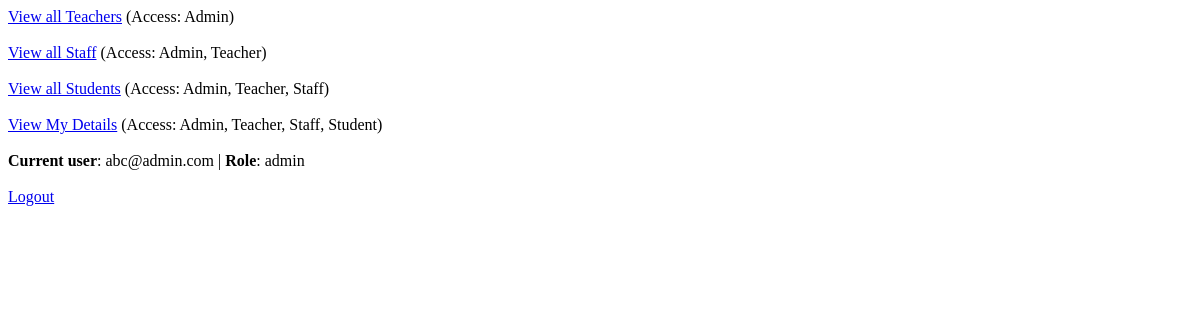
Page / (signed in) on the earlier database version.
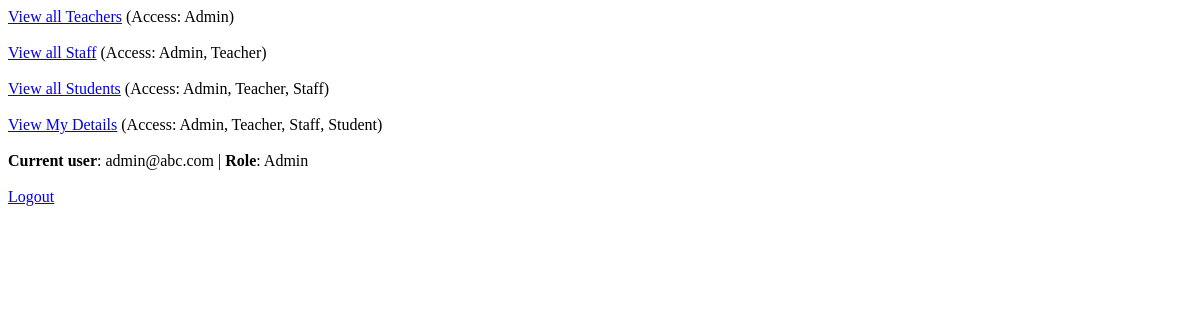
Same page on the later database version.
### app.py (models this page shows)
class User(db.Model, UserMixin):
    __tablename__ = 'user'
    id = db.Column(db.Integer, autoincrement=True, primary_key=True)
    email = db.Column(db.String, unique=True)
    password = db.Column(db.String(255), nullable=False, server_default='')
    active = db.Column(db.Boolean())
    roles = db.relationship('Role', secondary=roles_users, backref='roled')

class Role(db.Model, RoleMixin):
    __tablename__ = 'role'
    id = db.Column(db.Integer(), primary_key=True)
    name = db.Column(db.String(80), unique=True)

### app.py (the view)
@app.route('/')
def index():
	return render_template("index.html")

### templates/index.html (shortened to what this page needs)
<a href="/teachers">View all Teachers</a> (Access: Admin)<br><br>
<a href="/staff">View all Staff</a> (Access: Admin, Teacher)<br><br>
<a href="/students">View all Students</a> (Access: Admin, Teacher, Staff)<br><br>
<a href="/mydetails">View My Details</a> (Access: Admin, Teacher, Staff, Student)
{% if current_user.is_authenticated %}
	<b>Current user</b>: {{current_user.email}}
	| <b>Role</b>: {% for role in current_user.roles%}
       			 {{role.name}}
   		{% endfor %} <br><br>
	<a href="/logout">Logout</a>
{% else %}
	<a href="/signup">Sign up</a> | <a href="/signin">Sign in</a>
{% endif %}

Differences in the rows shown:
changed User: email "abc@admin.com" → "admin@abc.com"
changed Role: name "admin" → "Admin"
